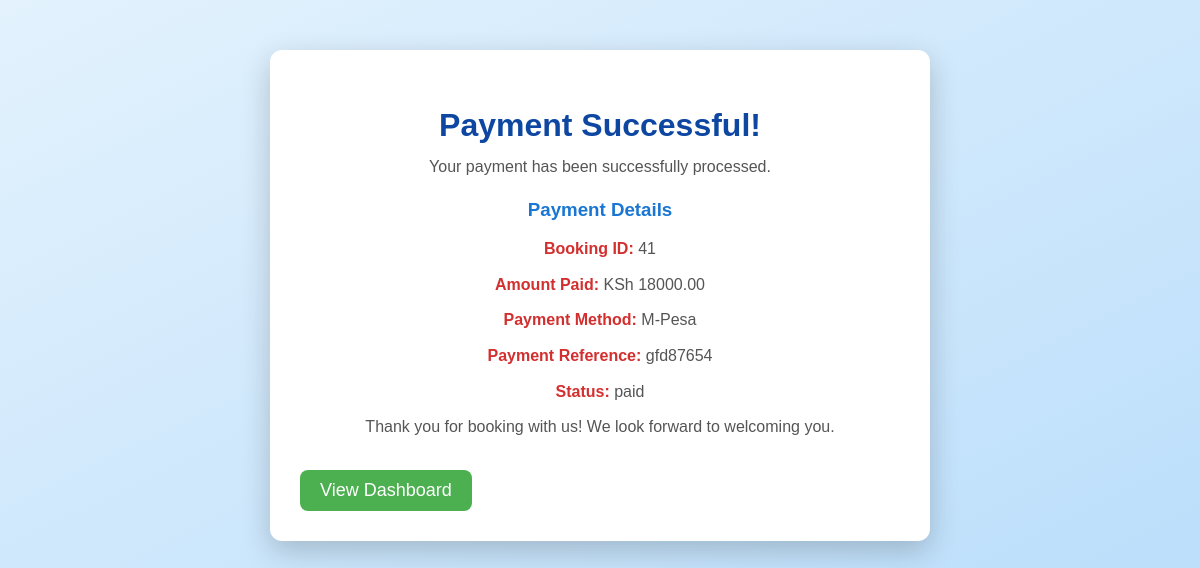
The page /payment/success/37/ on the database its author committed.
### core/models.py (models this page shows, shortened)
class Payment(models.Model):
    booking = models.ForeignKey(Booking, on_delete=models.CASCADE, related_name='payments')
    amount = models.DecimalField(max_digits=10, decimal_places=2)
    payment_method = models.CharField(max_length=50)
    payment_status = models.CharField(max_length=20, choices=[
        ('pending', 'Pending'),
        ('completed', 'Completed'),
        ('failed', 'Failed'),
    ])
    payment_date = models.DateTimeField(default=timezone.now)
    payment_reference = models.CharField(max_length=100, unique=True)

class Booking(models.Model):
    room = models.ForeignKey(Room, on_delete=models.CASCADE)
    user = models.ForeignKey(User, on_delete=models.CASCADE)
    check_in_date = models.DateField()
    check_out_date = models.DateField()
    number_of_guests = models.PositiveIntegerField()
    total_price = models.DecimalField(max_digits=10, decimal_places=2, default=0.00)
    created_at = models.DateTimeField(default=timezone.now)

### core/views.py (the view)
# urls.py: path('payment/success/<int:payment_id>/', PaymentSuccessView.as_view(), name='payment_success'),  # URL for payment success
class PaymentSuccessView(View):
    def get(self, request, payment_id):
        payment = get_object_or_404(Payment, id=payment_id)
        return render(request, 'payment_success.html', {'payment': payment})

### core/templates/payment_success.html (shortened to what this page needs)
{% load static %}
<!DOCTYPE html>
<html lang="en">
<head>
    <link rel="stylesheet" href="{% static 'css/confirm.css' %}">
</head>
<body>
    <div class="container">
        <h2>Payment Successful!</h2>
        <p>Your payment has been successfully processed.</p>
        <h3>Payment Details</h3>
        <p><strong>Booking ID:</strong> {{ payment.booking.id }}</p>
        <p><strong>Amount Paid:</strong> KSh {{ payment.amount }}</p>
        <p><strong>Payment Method:</strong> {{ payment.payment_method }}</p>
        <p><strong>Payment Reference:</strong> {{ payment.payment_reference }}</p>
        <p><strong>Status:</strong> {{ payment.payment_status }}</p>
        <p>Thank you for booking with us! We look forward to welcoming you.</p>
        <a href="{% url 'dashboard' %}">View Dashboard</a>
    </div>
</body>
</html>

### core/static/css/confirm.css (style rules this page uses)
body { font-family: 'Arial', sans-serif; background-color: #f4f4f4; margin: 0; padding: 0; }
.container { max-width: 800px; margin: 20px auto; padding: 20px; background-color: #fff; border-radius: 8px; box-shadow: 0 2px 10px rgba(0, 0, 0, 0.1); }
h2 { color: #4CAF50; margin-bottom: 10px; }
h3 { color: #333; margin-top: 20px; }
p { color: #555; line-height: 1.6; }
strong { color: #4CAF50; }
a { display: inline-block; margin-top: 20px; padding: 10px 15px; background-color: #4CAF50; color: white; text-decoration: none; border-radius: 5px; transition: background-color 0.3s; }

### core/templates/payment_success.html (style rules this page uses)
body { font-family: 'Arial', sans-serif; margin: 0; padding: 0; background: linear-gradient(to bottom right, #e3f2fd, #bbdefb); color: #333; }
.container { max-width: 600px; margin: 50px auto; padding: 30px; background-color: #ffffff; border-radius: 12px; box-shadow: 0 10px 30px rgba(0, 0, 0, 0.2); transition: transform 0.3s ease; }
h2 { color: #0d47a1; font-size: 32px; margin-bottom: 10px; text-align: center; }
h3 { color: #1976d2; margin-top: 20px; margin-bottom: 15px; text-align: center; }
p { margin: 10px 0; line-height: 1.6; text-align: center; }
strong { color: #d32f2f; }
a { display: inline-block; margin-top: 20px; padding: 10px 20px; background-color: #4caf50; color: white; border-radius: 8px; text-decoration: none; font-size: 18px; transition: background-color 0.3s; text-align: center; }

### rows shown on the page
Payment: booking.id "41", amount "18000.00", payment_method "M-Pesa", payment_reference "gfd87654", payment_status "paid"
